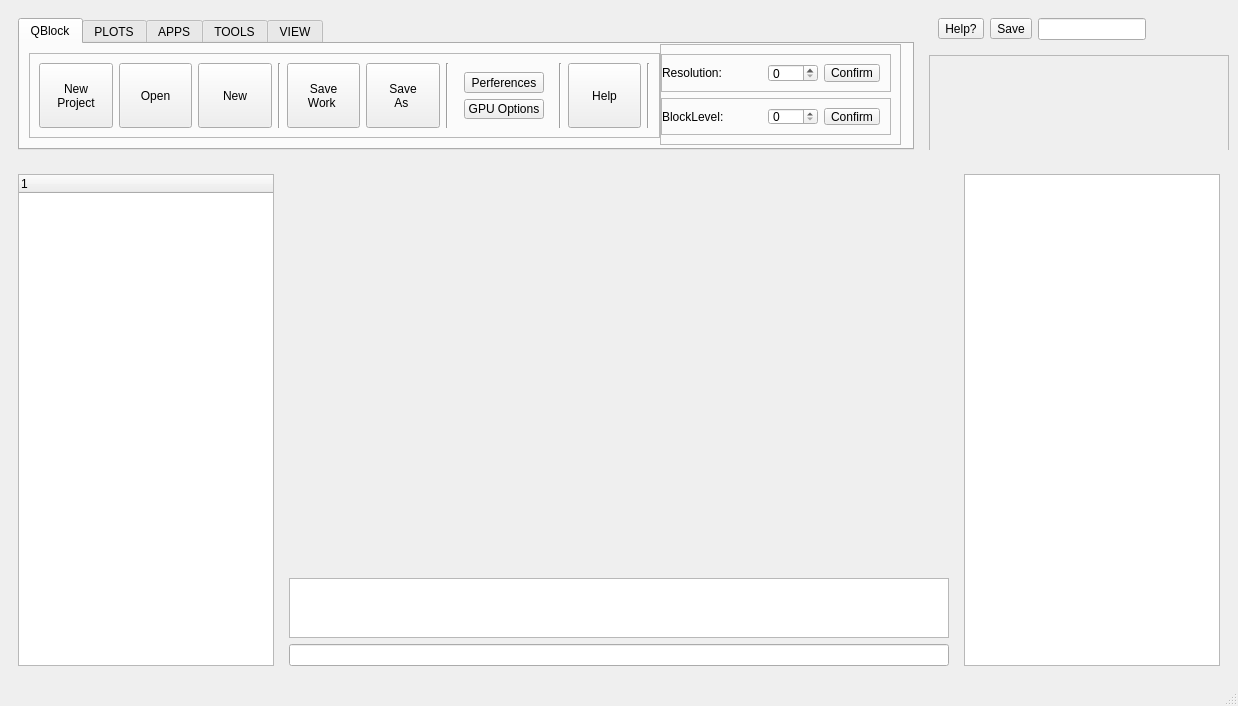
<?xml version="1.0" encoding="UTF-8"?>
<ui version="4.0">
 <class>MainWindow</class>
 <widget class="QMainWindow" name="MainWindow">
  <property name="geometry">
   <rect>
    <x>0</x>
    <y>0</y>
    <width>1238</width>
    <height>706</height>
   </rect>
  </property>
  <property name="sizePolicy">
   <sizepolicy hsizetype="Fixed" vsizetype="Fixed">
    <horstretch>0</horstretch>
    <verstretch>0</verstretch>
   </sizepolicy>
  </property>
  <property name="windowTitle">
   <string>QBlock</string>
  </property>
  <widget class="QWidget" name="centralwidget">
   <layout class="QVBoxLayout" name="verticalLayout_2">
    <item>
     <widget class="QWidget" name="topWidget" native="true">
      <property name="sizePolicy">
       <sizepolicy hsizetype="Expanding" vsizetype="Fixed">
        <horstretch>0</horstretch>
        <verstretch>0</verstretch>
       </sizepolicy>
      </property>
      <property name="minimumSize">
       <size>
        <width>0</width>
        <height>150</height>
       </size>
      </property>
      <property name="maximumSize">
       <size>
        <width>16777215</width>
        <height>150</height>
       </size>
      </property>
      <layout class="QHBoxLayout" name="horizontalLayout">
       <property name="rightMargin">
        <number>0</number>
       </property>
       <item>
        <widget class="QTabWidget" name="menuTab">
         <property name="currentIndex">
          <number>0</number>
         </property>
         <widget class="QWidget" name="QBlock">
          <attribute name="title">
           <string>QBlock</string>
          </attribute>
          <widget class="QFrame" name="QBlockFrame">
           <property name="geometry">
            <rect>
             <x>9</x>
             <y>9</y>
             <width>631</width>
             <height>85</height>
            </rect>
           </property>
           <property name="frameShape">
            <enum>QFrame::StyledPanel</enum>
           </property>
           <property name="frameShadow">
            <enum>QFrame::Raised</enum>
           </property>
           <layout class="QHBoxLayout" name="horizontalLayout_4">
            <item>
             <widget class="QToolButton" name="newProBtn">
              <property name="sizePolicy">
               <sizepolicy hsizetype="Preferred" vsizetype="Preferred">
                <horstretch>0</horstretch>
                <verstretch>0</verstretch>
               </sizepolicy>
              </property>
              <property name="text">
               <string>New
Project</string>
              </property>
             </widget>
            </item>
            <item>
             <widget class="QToolButton" name="openBtn">
              <property name="sizePolicy">
               <sizepolicy hsizetype="Preferred" vsizetype="Preferred">
                <horstretch>0</horstretch>
                <verstretch>0</verstretch>
               </sizepolicy>
              </property>
              <property name="text">
               <string>Open</string>
              </property>
             </widget>
            </item>
            <item>
             <widget class="QToolButton" name="newBtn">
              <property name="sizePolicy">
               <sizepolicy hsizetype="Preferred" vsizetype="Preferred">
                <horstretch>0</horstretch>
                <verstretch>0</verstretch>
               </sizepolicy>
              </property>
              <property name="text">
               <string>New</string>
              </property>
             </widget>
            </item>
            <item>
             <widget class="Line" name="line">
              <property name="orientation">
               <enum>Qt::Vertical</enum>
              </property>
             </widget>
            </item>
            <item>
             <widget class="QToolButton" name="saveWorkBtn">
              <property name="sizePolicy">
               <sizepolicy hsizetype="Preferred" vsizetype="Preferred">
                <horstretch>0</horstretch>
                <verstretch>0</verstretch>
               </sizepolicy>
              </property>
              <property name="text">
               <string>Save
Work </string>
              </property>
             </widget>
            </item>
            <item>
             <widget class="QToolButton" name="saveAsBtn">
              <property name="sizePolicy">
               <sizepolicy hsizetype="Preferred" vsizetype="Preferred">
                <horstretch>0</horstretch>
                <verstretch>0</verstretch>
               </sizepolicy>
              </property>
              <property name="text">
               <string>Save
As </string>
              </property>
             </widget>
            </item>
            <item>
             <widget class="Line" name="line_2">
              <property name="orientation">
               <enum>Qt::Vertical</enum>
              </property>
             </widget>
            </item>
            <item>
             <widget class="QWidget" name="enviWidget" native="true">
              <layout class="QVBoxLayout" name="verticalLayout_4">
               <item>
                <widget class="QPushButton" name="preferenceBtn">
                 <property name="text">
                  <string>Perferences</string>
                 </property>
                </widget>
               </item>
               <item>
                <widget class="QPushButton" name="GPUBtn">
                 <property name="text">
                  <string>GPU Options</string>
                 </property>
                </widget>
               </item>
              </layout>
             </widget>
            </item>
            <item>
             <widget class="Line" name="line_3">
              <property name="orientation">
               <enum>Qt::Vertical</enum>
              </property>
             </widget>
            </item>
            <item>
             <widget class="QToolButton" name="menuHelpBtn">
              <property name="sizePolicy">
               <sizepolicy hsizetype="Preferred" vsizetype="Preferred">
                <horstretch>0</horstretch>
                <verstretch>0</verstretch>
               </sizepolicy>
              </property>
              <property name="text">
               <string>Help</string>
              </property>
             </widget>
            </item>
            <item>
             <widget class="Line" name="line_7">
              <property name="orientation">
               <enum>Qt::Vertical</enum>
              </property>
             </widget>
            </item>
           </layout>
          </widget>
          <widget class="QFrame" name="statusFrame">
           <property name="geometry">
            <rect>
             <x>640</x>
             <y>0</y>
             <width>241</width>
             <height>101</height>
            </rect>
           </property>
           <property name="frameShape">
            <enum>QFrame::StyledPanel</enum>
           </property>
           <property name="frameShadow">
            <enum>QFrame::Raised</enum>
           </property>
           <layout class="QVBoxLayout" name="verticalLayout_7">
            <property name="leftMargin">
             <number>0</number>
            </property>
            <item>
             <widget class="QFrame" name="resFrame">
              <property name="sizePolicy">
               <sizepolicy hsizetype="Expanding" vsizetype="Preferred">
                <horstretch>0</horstretch>
                <verstretch>0</verstretch>
               </sizepolicy>
              </property>
              <property name="frameShape">
               <enum>QFrame::StyledPanel</enum>
              </property>
              <property name="frameShadow">
               <enum>QFrame::Raised</enum>
              </property>
              <layout class="QHBoxLayout" name="horizontalLayout_8">
               <property name="leftMargin">
                <number>0</number>
               </property>
               <item>
                <widget class="QLabel" name="resLabel">
                 <property name="sizePolicy">
                  <sizepolicy hsizetype="Preferred" vsizetype="Preferred">
                   <horstretch>0</horstretch>
                   <verstretch>0</verstretch>
                  </sizepolicy>
                 </property>
                 <property name="maximumSize">
                  <size>
                   <width>100</width>
                   <height>16777215</height>
                  </size>
                 </property>
                 <property name="font">
                  <font/>
                 </property>
                 <property name="text">
                  <string>Resolution:</string>
                 </property>
                </widget>
               </item>
               <item>
                <widget class="QSpinBox" name="changeResolution">
                 <property name="sizePolicy">
                  <sizepolicy hsizetype="Fixed" vsizetype="Fixed">
                   <horstretch>0</horstretch>
                   <verstretch>0</verstretch>
                  </sizepolicy>
                 </property>
                 <property name="maximumSize">
                  <size>
                   <width>50</width>
                   <height>16777215</height>
                  </size>
                 </property>
                 <property name="font">
                  <font/>
                 </property>
                </widget>
               </item>
               <item>
                <widget class="QToolButton" name="changeResConfirm">
                 <property name="sizePolicy">
                  <sizepolicy hsizetype="Fixed" vsizetype="Fixed">
                   <horstretch>0</horstretch>
                   <verstretch>0</verstretch>
                  </sizepolicy>
                 </property>
                 <property name="text">
                  <string>Confirm</string>
                 </property>
                </widget>
               </item>
              </layout>
             </widget>
            </item>
            <item>
             <widget class="QFrame" name="levelFrame">
              <property name="sizePolicy">
               <sizepolicy hsizetype="Expanding" vsizetype="Preferred">
                <horstretch>0</horstretch>
                <verstretch>0</verstretch>
               </sizepolicy>
              </property>
              <property name="frameShape">
               <enum>QFrame::StyledPanel</enum>
              </property>
              <property name="frameShadow">
               <enum>QFrame::Raised</enum>
              </property>
              <layout class="QHBoxLayout" name="horizontalLayout_9">
               <property name="leftMargin">
                <number>0</number>
               </property>
               <item>
                <widget class="QLabel" name="levelLabel">
                 <property name="sizePolicy">
                  <sizepolicy hsizetype="Preferred" vsizetype="Preferred">
                   <horstretch>0</horstretch>
                   <verstretch>0</verstretch>
                  </sizepolicy>
                 </property>
                 <property name="maximumSize">
                  <size>
                   <width>100</width>
                   <height>16777215</height>
                  </size>
                 </property>
                 <property name="font">
                  <font/>
                 </property>
                 <property name="text">
                  <string>BlockLevel:</string>
                 </property>
                </widget>
               </item>
               <item>
                <widget class="QSpinBox" name="changeLevel">
                 <property name="sizePolicy">
                  <sizepolicy hsizetype="Fixed" vsizetype="Fixed">
                   <horstretch>0</horstretch>
                   <verstretch>0</verstretch>
                  </sizepolicy>
                 </property>
                 <property name="maximumSize">
                  <size>
                   <width>50</width>
                   <height>16777215</height>
                  </size>
                 </property>
                 <property name="font">
                  <font/>
                 </property>
                </widget>
               </item>
               <item>
                <widget class="QToolButton" name="changeLevelConfirm">
                 <property name="sizePolicy">
                  <sizepolicy hsizetype="Fixed" vsizetype="Fixed">
                   <horstretch>0</horstretch>
                   <verstretch>0</verstretch>
                  </sizepolicy>
                 </property>
                 <property name="text">
                  <string>Confirm</string>
                 </property>
                </widget>
               </item>
              </layout>
             </widget>
            </item>
           </layout>
          </widget>
         </widget>
         <widget class="QWidget" name="PLOTS">
          <attribute name="title">
           <string>PLOTS</string>
          </attribute>
          <widget class="QFrame" name="PLOTSFrame">
           <property name="geometry">
            <rect>
             <x>9</x>
             <y>9</y>
             <width>621</width>
             <height>85</height>
            </rect>
           </property>
           <property name="frameShape">
            <enum>QFrame::StyledPanel</enum>
           </property>
           <property name="frameShadow">
            <enum>QFrame::Raised</enum>
           </property>
           <layout class="QHBoxLayout" name="horizontalLayout_5">
            <item>
             <widget class="QToolButton" name="newFigureBtn">
              <property name="sizePolicy">
               <sizepolicy hsizetype="Preferred" vsizetype="Preferred">
                <horstretch>0</horstretch>
                <verstretch>0</verstretch>
               </sizepolicy>
              </property>
              <property name="text">
               <string>New
Figure</string>
              </property>
             </widget>
            </item>
            <item>
             <widget class="Line" name="line_4">
              <property name="orientation">
               <enum>Qt::Vertical</enum>
              </property>
             </widget>
            </item>
            <item>
             <widget class="QToolButton" name="plotBlockBtn">
              <property name="sizePolicy">
               <sizepolicy hsizetype="Preferred" vsizetype="Preferred">
                <horstretch>0</horstretch>
                <verstretch>0</verstretch>
               </sizepolicy>
              </property>
              <property name="text">
               <string>Plot as Block</string>
              </property>
             </widget>
            </item>
            <item>
             <widget class="QToolButton" name="plotPcBtn">
              <property name="sizePolicy">
               <sizepolicy hsizetype="Preferred" vsizetype="Preferred">
                <horstretch>0</horstretch>
                <verstretch>0</verstretch>
               </sizepolicy>
              </property>
              <property name="text">
               <string>Plot as Point
Cloud</string>
              </property>
             </widget>
            </item>
            <item>
             <widget class="QToolButton" name="plotDeepthBtn">
              <property name="sizePolicy">
               <sizepolicy hsizetype="Preferred" vsizetype="Preferred">
                <horstretch>0</horstretch>
                <verstretch>0</verstretch>
               </sizepolicy>
              </property>
              <property name="text">
               <string>Plot as Deepth
Image</string>
              </property>
             </widget>
            </item>
            <item>
             <widget class="QToolButton" name="plotMeshBtn">
              <property name="sizePolicy">
               <sizepolicy hsizetype="Preferred" vsizetype="Preferred">
                <horstretch>0</horstretch>
                <verstretch>0</verstretch>
               </sizepolicy>
              </property>
              <property name="text">
               <string>Plot as
Mesh</string>
              </property>
             </widget>
            </item>
            <item>
             <widget class="Line" name="line_5">
              <property name="orientation">
               <enum>Qt::Vertical</enum>
              </property>
             </widget>
            </item>
            <item>
             <widget class="QWidget" name="figureOptionsWidget" native="true">
              <layout class="QVBoxLayout" name="verticalLayout_5">
               <item>
                <widget class="QRadioButton" name="reuseFigureRbtn">
                 <property name="text">
                  <string>Reuse Figure</string>
                 </property>
                 <property name="checked">
                  <bool>true</bool>
                 </property>
                </widget>
               </item>
               <item>
                <widget class="QRadioButton" name="newFigureRbtn">
                 <property name="text">
                  <string>New Figure</string>
                 </property>
                </widget>
               </item>
              </layout>
             </widget>
            </item>
            <item>
             <widget class="Line" name="line_6">
              <property name="orientation">
               <enum>Qt::Vertical</enum>
              </property>
             </widget>
            </item>
           </layout>
          </widget>
         </widget>
         <widget class="QWidget" name="APPS">
          <attribute name="title">
           <string>APPS</string>
          </attribute>
          <widget class="QFrame" name="APPSFrame">
           <property name="geometry">
            <rect>
             <x>9</x>
             <y>9</y>
             <width>301</width>
             <height>85</height>
            </rect>
           </property>
           <property name="frameShape">
            <enum>QFrame::StyledPanel</enum>
           </property>
           <property name="frameShadow">
            <enum>QFrame::Raised</enum>
           </property>
           <layout class="QHBoxLayout" name="horizontalLayout_6">
            <item>
             <widget class="QToolButton" name="classficationAppBtn">
              <property name="sizePolicy">
               <sizepolicy hsizetype="Preferred" vsizetype="Preferred">
                <horstretch>0</horstretch>
                <verstretch>0</verstretch>
               </sizepolicy>
              </property>
              <property name="text">
               <string>Classfication
App</string>
              </property>
             </widget>
            </item>
            <item>
             <widget class="QToolButton" name="calibratorAppBtn">
              <property name="sizePolicy">
               <sizepolicy hsizetype="Preferred" vsizetype="Preferred">
                <horstretch>0</horstretch>
                <verstretch>0</verstretch>
               </sizepolicy>
              </property>
              <property name="text">
               <string>Camera
Calibrator</string>
              </property>
             </widget>
            </item>
            <item>
             <widget class="QToolButton" name="mergeAppBtn">
              <property name="sizePolicy">
               <sizepolicy hsizetype="Preferred" vsizetype="Preferred">
                <horstretch>0</horstretch>
                <verstretch>0</verstretch>
               </sizepolicy>
              </property>
              <property name="text">
               <string>Merge
App</string>
              </property>
             </widget>
            </item>
            <item>
             <widget class="Line" name="line_8">
              <property name="orientation">
               <enum>Qt::Vertical</enum>
              </property>
             </widget>
            </item>
           </layout>
          </widget>
         </widget>
         <widget class="QWidget" name="TOOLS">
          <attribute name="title">
           <string>TOOLS</string>
          </attribute>
          <widget class="QFrame" name="TOOLSFrame">
           <property name="geometry">
            <rect>
             <x>9</x>
             <y>9</y>
             <width>791</width>
             <height>85</height>
            </rect>
           </property>
           <property name="frameShape">
            <enum>QFrame::StyledPanel</enum>
           </property>
           <property name="frameShadow">
            <enum>QFrame::Raised</enum>
           </property>
           <layout class="QHBoxLayout" name="horizontalLayout_7">
            <item>
             <widget class="QToolButton" name="selectToolsBtn">
              <property name="sizePolicy">
               <sizepolicy hsizetype="Preferred" vsizetype="Preferred">
                <horstretch>0</horstretch>
                <verstretch>0</verstretch>
               </sizepolicy>
              </property>
              <property name="text">
               <string>Select</string>
              </property>
             </widget>
            </item>
            <item>
             <widget class="QToolButton" name="selectScreenToolsBtn">
              <property name="sizePolicy">
               <sizepolicy hsizetype="Preferred" vsizetype="Preferred">
                <horstretch>0</horstretch>
                <verstretch>0</verstretch>
               </sizepolicy>
              </property>
              <property name="text">
               <string>Select
Screen</string>
              </property>
             </widget>
            </item>
            <item>
             <widget class="Line" name="line_11">
              <property name="orientation">
               <enum>Qt::Vertical</enum>
              </property>
             </widget>
            </item>
            <item>
             <widget class="QToolButton" name="earthToneBtn">
              <property name="sizePolicy">
               <sizepolicy hsizetype="Preferred" vsizetype="Preferred">
                <horstretch>0</horstretch>
                <verstretch>0</verstretch>
               </sizepolicy>
              </property>
              <property name="text">
               <string>EarthTone</string>
              </property>
             </widget>
            </item>
            <item>
             <widget class="QToolButton" name="gradientBtn">
              <property name="sizePolicy">
               <sizepolicy hsizetype="Preferred" vsizetype="Preferred">
                <horstretch>0</horstretch>
                <verstretch>0</verstretch>
               </sizepolicy>
              </property>
              <property name="text">
               <string>Gradient</string>
              </property>
             </widget>
            </item>
            <item>
             <widget class="QToolButton" name="customColorBtn">
              <property name="sizePolicy">
               <sizepolicy hsizetype="Preferred" vsizetype="Preferred">
                <horstretch>0</horstretch>
                <verstretch>0</verstretch>
               </sizepolicy>
              </property>
              <property name="text">
               <string>Custom</string>
              </property>
             </widget>
            </item>
            <item>
             <widget class="Line" name="line_9">
              <property name="orientation">
               <enum>Qt::Vertical</enum>
              </property>
             </widget>
            </item>
            <item>
             <widget class="QToolButton" name="macroBtn">
              <property name="sizePolicy">
               <sizepolicy hsizetype="Preferred" vsizetype="Preferred">
                <horstretch>0</horstretch>
                <verstretch>0</verstretch>
               </sizepolicy>
              </property>
              <property name="text">
               <string>Macro</string>
              </property>
             </widget>
            </item>
            <item>
             <widget class="Line" name="line_10">
              <property name="orientation">
               <enum>Qt::Vertical</enum>
              </property>
             </widget>
            </item>
            <item>
             <widget class="QToolButton" name="GenerateBlockBtn">
              <property name="sizePolicy">
               <sizepolicy hsizetype="Preferred" vsizetype="Preferred">
                <horstretch>0</horstretch>
                <verstretch>0</verstretch>
               </sizepolicy>
              </property>
              <property name="text">
               <string>Generate
Block</string>
              </property>
             </widget>
            </item>
            <item>
             <widget class="Line" name="line_30">
              <property name="orientation">
               <enum>Qt::Vertical</enum>
              </property>
             </widget>
            </item>
            <item>
             <widget class="QWidget" name="attWidget" native="true">
              <layout class="QVBoxLayout" name="verticalLayout_6">
               <item>
                <widget class="QPushButton" name="findByAttBtn">
                 <property name="text">
                  <string>FindByAttribute</string>
                 </property>
                </widget>
               </item>
               <item>
                <widget class="QPushButton" name="setAttBtn">
                 <property name="text">
                  <string>SetAttribute</string>
                 </property>
                </widget>
               </item>
              </layout>
             </widget>
            </item>
            <item>
             <widget class="Line" name="line_12">
              <property name="orientation">
               <enum>Qt::Vertical</enum>
              </property>
             </widget>
            </item>
            <item>
             <widget class="QToolButton" name="refreshToolsBtn">
              <property name="sizePolicy">
               <sizepolicy hsizetype="Preferred" vsizetype="Preferred">
                <horstretch>0</horstretch>
                <verstretch>0</verstretch>
               </sizepolicy>
              </property>
              <property name="text">
               <string>Refresh</string>
              </property>
             </widget>
            </item>
            <item>
             <widget class="QToolButton" name="terminateToolsBtn">
              <property name="sizePolicy">
               <sizepolicy hsizetype="Preferred" vsizetype="Preferred">
                <horstretch>0</horstretch>
                <verstretch>0</verstretch>
               </sizepolicy>
              </property>
              <property name="text">
               <string>Terminate</string>
              </property>
             </widget>
            </item>
            <item>
             <widget class="Line" name="line_13">
              <property name="orientation">
               <enum>Qt::Vertical</enum>
              </property>
             </widget>
            </item>
           </layout>
          </widget>
         </widget>
         <widget class="QWidget" name="VIEW">
          <attribute name="title">
           <string>VIEW</string>
          </attribute>
          <widget class="QFrame" name="VIEWFrame">
           <property name="geometry">
            <rect>
             <x>9</x>
             <y>9</y>
             <width>731</width>
             <height>85</height>
            </rect>
           </property>
           <property name="frameShape">
            <enum>QFrame::StyledPanel</enum>
           </property>
           <property name="frameShadow">
            <enum>QFrame::Raised</enum>
           </property>
           <layout class="QHBoxLayout" name="horizontalLayout_12">
            <item>
             <widget class="QToolButton" name="selectSingleViewBtn">
              <property name="sizePolicy">
               <sizepolicy hsizetype="Preferred" vsizetype="Preferred">
                <horstretch>0</horstretch>
                <verstretch>0</verstretch>
               </sizepolicy>
              </property>
              <property name="text">
               <string>Select Single
Block</string>
              </property>
             </widget>
            </item>
            <item>
             <widget class="Line" name="line_27">
              <property name="orientation">
               <enum>Qt::Vertical</enum>
              </property>
             </widget>
            </item>
            <item>
             <widget class="QToolButton" name="selectUpBtn">
              <property name="sizePolicy">
               <sizepolicy hsizetype="Preferred" vsizetype="Preferred">
                <horstretch>0</horstretch>
                <verstretch>0</verstretch>
               </sizepolicy>
              </property>
              <property name="text">
               <string>Select Up</string>
              </property>
             </widget>
            </item>
            <item>
             <widget class="QToolButton" name="selectDownBtn">
              <property name="sizePolicy">
               <sizepolicy hsizetype="Preferred" vsizetype="Preferred">
                <horstretch>0</horstretch>
                <verstretch>0</verstretch>
               </sizepolicy>
              </property>
              <property name="text">
               <string>Select Down</string>
              </property>
             </widget>
            </item>
            <item>
             <widget class="Line" name="line_31">
              <property name="orientation">
               <enum>Qt::Vertical</enum>
              </property>
             </widget>
            </item>
            <item>
             <widget class="QToolButton" name="freeViewBtn">
              <property name="sizePolicy">
               <sizepolicy hsizetype="Preferred" vsizetype="Preferred">
                <horstretch>0</horstretch>
                <verstretch>0</verstretch>
               </sizepolicy>
              </property>
              <property name="text">
               <string>3D View</string>
              </property>
             </widget>
            </item>
            <item>
             <widget class="QWidget" name="viewWidget" native="true">
              <layout class="QVBoxLayout" name="verticalLayout_12">
               <item>
                <widget class="QPushButton" name="topViewBtn">
                 <property name="text">
                  <string>Top View</string>
                 </property>
                </widget>
               </item>
               <item>
                <widget class="QPushButton" name="leftViewBtn">
                 <property name="text">
                  <string>Left View</string>
                 </property>
                </widget>
               </item>
              </layout>
             </widget>
            </item>
            <item>
             <widget class="Line" name="line_28">
              <property name="orientation">
               <enum>Qt::Vertical</enum>
              </property>
             </widget>
            </item>
            <item>
             <widget class="QToolButton" name="creatBlockBtn">
              <property name="sizePolicy">
               <sizepolicy hsizetype="Preferred" vsizetype="Preferred">
                <horstretch>0</horstretch>
                <verstretch>0</verstretch>
               </sizepolicy>
              </property>
              <property name="text">
               <string>Create
Block</string>
              </property>
             </widget>
            </item>
            <item>
             <widget class="QToolButton" name="deleteBlockBtn">
              <property name="sizePolicy">
               <sizepolicy hsizetype="Preferred" vsizetype="Preferred">
                <horstretch>0</horstretch>
                <verstretch>0</verstretch>
               </sizepolicy>
              </property>
              <property name="text">
               <string>Delete</string>
              </property>
             </widget>
            </item>
            <item>
             <widget class="QToolButton" name="refreshViewsBtn">
              <property name="sizePolicy">
               <sizepolicy hsizetype="Preferred" vsizetype="Preferred">
                <horstretch>0</horstretch>
                <verstretch>0</verstretch>
               </sizepolicy>
              </property>
              <property name="text">
               <string>Refresh</string>
              </property>
             </widget>
            </item>
            <item>
             <widget class="Line" name="line_29">
              <property name="orientation">
               <enum>Qt::Vertical</enum>
              </property>
             </widget>
            </item>
           </layout>
          </widget>
         </widget>
        </widget>
       </item>
       <item>
        <widget class="QWidget" name="subTab" native="true">
         <layout class="QVBoxLayout" name="verticalLayout">
          <property name="topMargin">
           <number>0</number>
          </property>
          <property name="rightMargin">
           <number>0</number>
          </property>
          <item>
           <widget class="QWidget" name="helpWidget" native="true">
            <property name="sizePolicy">
             <sizepolicy hsizetype="Fixed" vsizetype="Fixed">
              <horstretch>0</horstretch>
              <verstretch>0</verstretch>
             </sizepolicy>
            </property>
            <layout class="QHBoxLayout" name="horizontalLayout_2">
             <property name="topMargin">
              <number>0</number>
             </property>
             <property name="rightMargin">
              <number>0</number>
             </property>
             <item>
              <widget class="QToolButton" name="helpBtn">
               <property name="text">
                <string>Help?</string>
               </property>
              </widget>
             </item>
             <item>
              <widget class="QToolButton" name="saveBtn">
               <property name="text">
                <string>Save</string>
               </property>
              </widget>
             </item>
             <item>
              <widget class="QLineEdit" name="searchEdit">
               <property name="minimumSize">
                <size>
                 <width>100</width>
                 <height>0</height>
                </size>
               </property>
               <property name="maximumSize">
                <size>
                 <width>200</width>
                 <height>16777215</height>
                </size>
               </property>
               <property name="font">
                <font>
                 <pointsize>9</pointsize>
                 <italic>true</italic>
                </font>
               </property>
               <property name="text">
                <string/>
               </property>
              </widget>
             </item>
            </layout>
           </widget>
          </item>
          <item>
           <widget class="QFrame" name="reserveFrame">
            <property name="sizePolicy">
             <sizepolicy hsizetype="Fixed" vsizetype="Fixed">
              <horstretch>0</horstretch>
              <verstretch>0</verstretch>
             </sizepolicy>
            </property>
            <property name="minimumSize">
             <size>
              <width>300</width>
              <height>150</height>
             </size>
            </property>
            <property name="frameShape">
             <enum>QFrame::StyledPanel</enum>
            </property>
            <property name="frameShadow">
             <enum>QFrame::Raised</enum>
            </property>
           </widget>
          </item>
         </layout>
        </widget>
       </item>
      </layout>
     </widget>
    </item>
    <item>
     <widget class="QWidget" name="bodyWidget" native="true">
      <layout class="QHBoxLayout" name="horizontalLayout_3">
       <item>
        <widget class="QTreeWidget" name="fileTree">
         <property name="sizePolicy">
          <sizepolicy hsizetype="Fixed" vsizetype="Expanding">
           <horstretch>0</horstretch>
           <verstretch>0</verstretch>
          </sizepolicy>
         </property>
         <column>
          <property name="text">
           <string notr="true">1</string>
          </property>
         </column>
        </widget>
       </item>
       <item>
        <widget class="QWidget" name="workWidget" native="true">
         <layout class="QVBoxLayout" name="verticalLayout_3">
          <property name="topMargin">
           <number>0</number>
          </property>
          <property name="bottomMargin">
           <number>0</number>
          </property>
          <item>
           <widget class="OpenGLWidget" name="GLWidget" native="true"/>
          </item>
          <item>
           <widget class="QTextEdit" name="codeEdit">
            <property name="sizePolicy">
             <sizepolicy hsizetype="Expanding" vsizetype="Fixed">
              <horstretch>0</horstretch>
              <verstretch>0</verstretch>
             </sizepolicy>
            </property>
            <property name="maximumSize">
             <size>
              <width>16777215</width>
              <height>60</height>
             </size>
            </property>
            <property name="font">
             <font/>
            </property>
            <property name="readOnly">
             <bool>true</bool>
            </property>
            <property name="acceptRichText">
             <bool>true</bool>
            </property>
           </widget>
          </item>
          <item>
           <widget class="QLineEdit" name="commandEdit">
            <property name="font">
             <font>
              <pointsize>9</pointsize>
              <italic>true</italic>
             </font>
            </property>
            <property name="text">
             <string/>
            </property>
           </widget>
          </item>
         </layout>
        </widget>
       </item>
       <item>
        <widget class="QTableWidget" name="attTable">
         <property name="sizePolicy">
          <sizepolicy hsizetype="Fixed" vsizetype="Expanding">
           <horstretch>0</horstretch>
           <verstretch>0</verstretch>
          </sizepolicy>
         </property>
         <property name="frameShape">
          <enum>QFrame::StyledPanel</enum>
         </property>
        </widget>
       </item>
      </layout>
     </widget>
    </item>
   </layout>
  </widget>
  <widget class="QStatusBar" name="statusbar"/>
 </widget>
 <customwidgets>
  <customwidget>
   <class>OpenGLWidget</class>
   <extends>QWidget</extends>
   <header location="global">openglwidget.h</header>
   <container>1</container>
  </customwidget>
 </customwidgets>
 <resources/>
 <connections/>
</ui>
